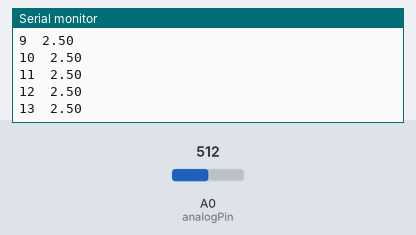
Bench run of a sketch on a simulated Arduino Uno, built with avr-gcc and run on an emulated ATmega328P. Shown: the last lines printed to the serial monitor. The inputs (shaded band) are chosen by the test bench; at power-on: A0 (analogPin) = 512.

Above: at 1.2 s.
1.3 s: A0 (analogPin) set to 716
At 1.37 s:
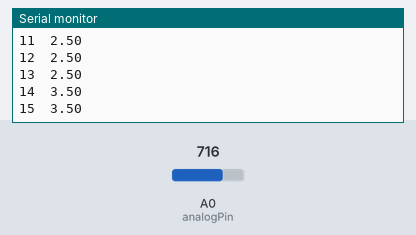
2.8 s: A0 (analogPin) set to 900
At 2.82 s:
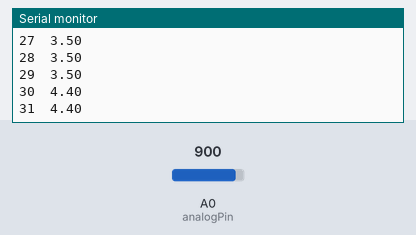
Timing chart, 0 to 5.8 s (numbered marks = the images above; inputs shaded):
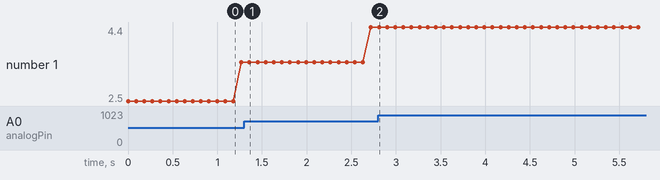

Measured:
- after the input at 1.3 s, the serial monitor: prints a new line after 0.06 s (image 1)
- plotted number 1: 3.5 → 4.4 after the input at 1.3 s

The sketch:

ard.ino
```cpp
const byte numPins = 7;
byte pins[] = {0,1,2,3,4,5,6};
int analogPin = A0;
byte value = 0;

void writeVoltage(byte val);
void readVoltage(void);
int bitState(byte val, byte i);

void setup() {
  pinMode(analogPin, INPUT);
  Serial.begin(9600); // This starts a serial connection at a 9600 baud rate
}

void loop() {
  int expectedV = 0;
  /*
  if(Serial.available()){
    val = Serial.read();
  }
  */
  Serial.print(value);
  Serial.print("\t");
  writeVoltage(value);
  delay(10);
  readVoltage();
  value = (value + 1)%128;
  delay(10);


}

void writeVoltage(byte val) {
    for(byte i = 0; i < numPins; i++){
    int state = bitState(val,i);
    digitalWrite(pins[i],state);
    delay(10);
  }
}

void readVoltage() {
  float voltage = analogRead(analogPin) * (5.0/1023.0);
  byte val = (byte)(voltage * 5.0 / 128.0);
  Serial.println(voltage);
}

int bitState(byte val, byte i) {
  byte mask = 1 << i;
  byte result = mask && val;
  if (result)
    return HIGH;
  else
    return LOW;
}
```
